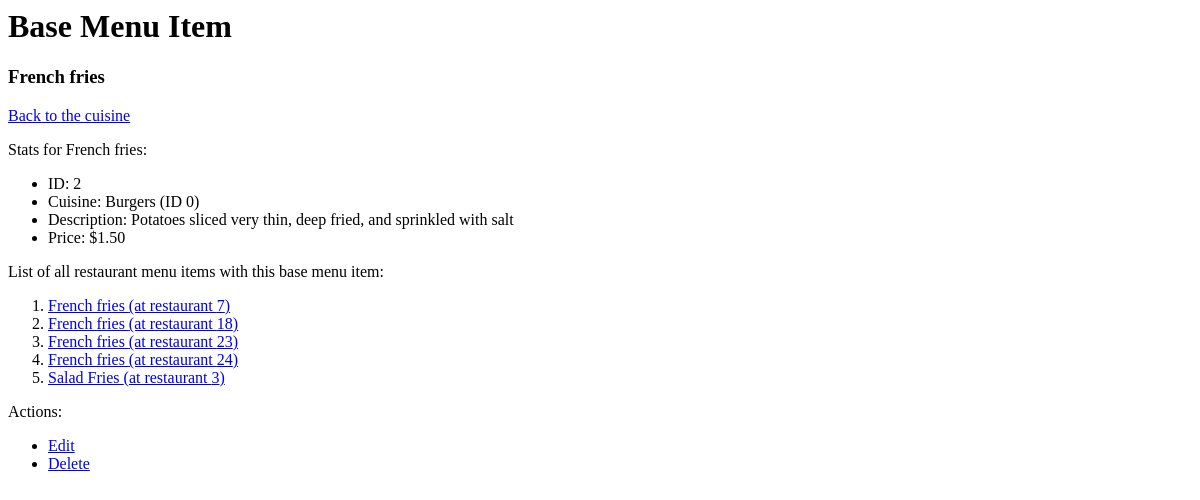
Page /cuisines/0/2/ on the earlier database version.
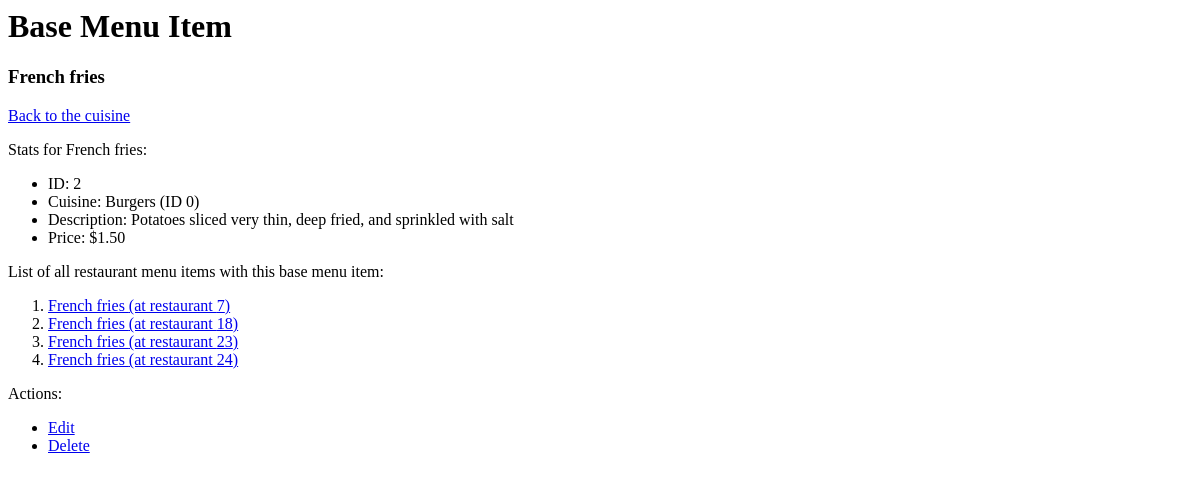
Same page on the later database version.
### database_setup.py (models this page shows)
class RestaurantMenuItem(Base):
	__tablename__ = 'restaurant_menu_item'
	name = Column(String(80), nullable=False)
	id = Column(Integer, primary_key=True)
	description = Column(String(250))
	price = Column(String(8))
	course = Column(String(250))
	restaurant_id = Column(Integer, ForeignKey('restaurant.id'))
	baseMenuItem_id = Column(Integer, ForeignKey('base_menu_item.id'))
	restaurant = relationship(Restaurant)
	baseMenuItem = relationship(BaseMenuItem)

### project.py (the view)
@app.route('/cuisines/<int:cuisine_id>/<int:baseMenuItem_id>/')
def baseMenuItem(cuisine_id, baseMenuItem_id):
        baseMenuItem = RestaurantManager.getBaseMenuItem(baseMenuItem_id)
        cuisine = RestaurantManager.getCuisine(baseMenuItem.cuisine_id)
        restaurantMenuItems = RestaurantManager.\
                              getRestaurantMenuItems(baseMenuItem_id=baseMenuItem.id)
        timesOrdered = 0
        return render_template("BaseMenuItem.html",
                                baseMenuItem=baseMenuItem,
                                restaurantMenuItems=restaurantMenuItems,
                                cuisine=cuisine,
                                timesOrdered=timesOrdered)

### RestaurantManager.py (called while the page is built)
def getRestaurantDBSession():
    engine = create_engine('sqlite:///restaurants.db')
    Base.metadata.bind = engine
    DBSession = sessionmaker(bind=engine)
    session = DBSession()
    return session

def getBaseMenuItem(baseMenuItem_id):
    session = getRestaurantDBSession()
    baseMenuItem = session.query(BaseMenuItem).\
                   filter_by(id=baseMenuItem_id).one()
    session.close()
    return baseMenuItem

def getCuisine(cuisine_id=None, name=None):
    session = getRestaurantDBSession()
    if cuisine_id is not None:
        print "looking for " + str(cuisine_id)
        cuisine  = session.query(Cuisine).filter_by(id=cuisine_id).one()
    elif name is not None:
        cuisine = session.query(Cuisine).filter_by(name=name).one()
    session.close()
    return cuisine

### templates/BaseMenuItem.html (shortened to what this page needs)
<html>
<body>
	<h1 class='header'>Base Menu Item</h1>
	<h3 class='header'>{{baseMenuItem.name}}</h3>
	<p>
		<a class='back' href="{{url_for('cuisine',
										cuisine_id=cuisine.id)}}">
			Back to the cuisine
		</a>
	</p>
	<div class='stats'>
	<p>Stats for {{baseMenuItem.name}}:</p>
	<ul>
		<li>ID: {{baseMenuItem.id}}</li>
		<li>Cuisine: {{cuisine.name}} (ID {{cuisine.id}})</li>
		<li>Description: {{baseMenuItem.description}}
		<li>Price: {{baseMenuItem.price}}</li>
	</ul>
	List of all restaurant menu items with this base menu item:
	<ol>
		{% for restaurantMenuItem in restaurantMenuItems %}
			<li><a href="{{url_for('restaurantMenuItem',
								   restaurant_id=restaurantMenuItem.restaurant_id,
								   restaurantMenuItem_id=restaurantMenuItem.id)}}">
				{{restaurantMenuItem.name}} (at restaurant
				{{restaurantMenuItem.restaurant_id}})</a>
			</li>
		{% endfor %}
	</ol>
	</div>
	<div class='actions'>
	<p>Actions:</p>
	<ul>
		<li><a href="{{url_for('editBaseMenuItem',
							   cuisine_id=cuisine.id,
							   baseMenuItem_id=baseMenuItem.id)}}">
			Edit</a>
		</li>
		<li><a href="{{url_for('deleteBaseMenuItem',
							   cuisine_id=cuisine.id,
							   baseMenuItem_id=baseMenuItem.id)}}">
			Delete</a>
		</li>
	</ul>
</body>
</html>

Differences in the rows shown:
removed RestaurantMenuItem: name "Salad Fries", restaurant_id "3"
